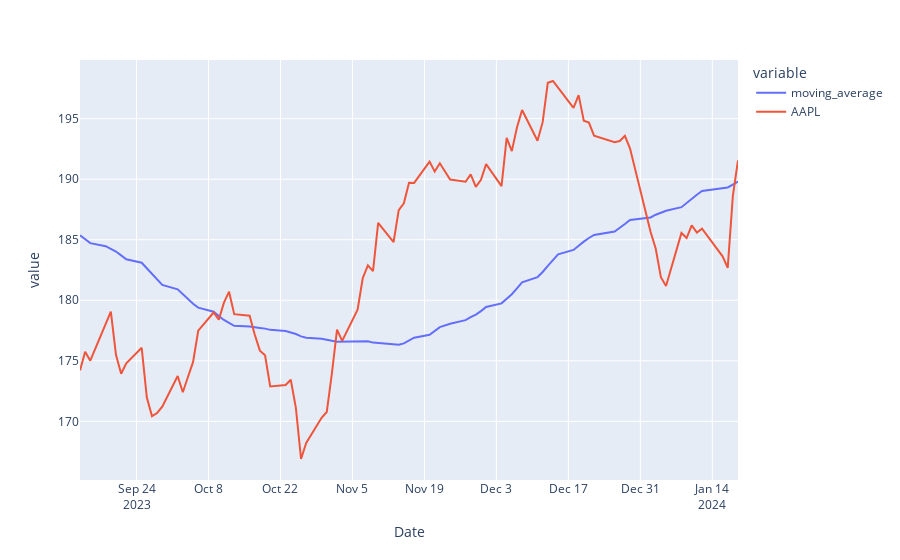

Notebook cell for this chart:
### Code cell
fig = px.line(df)
fig.show()
